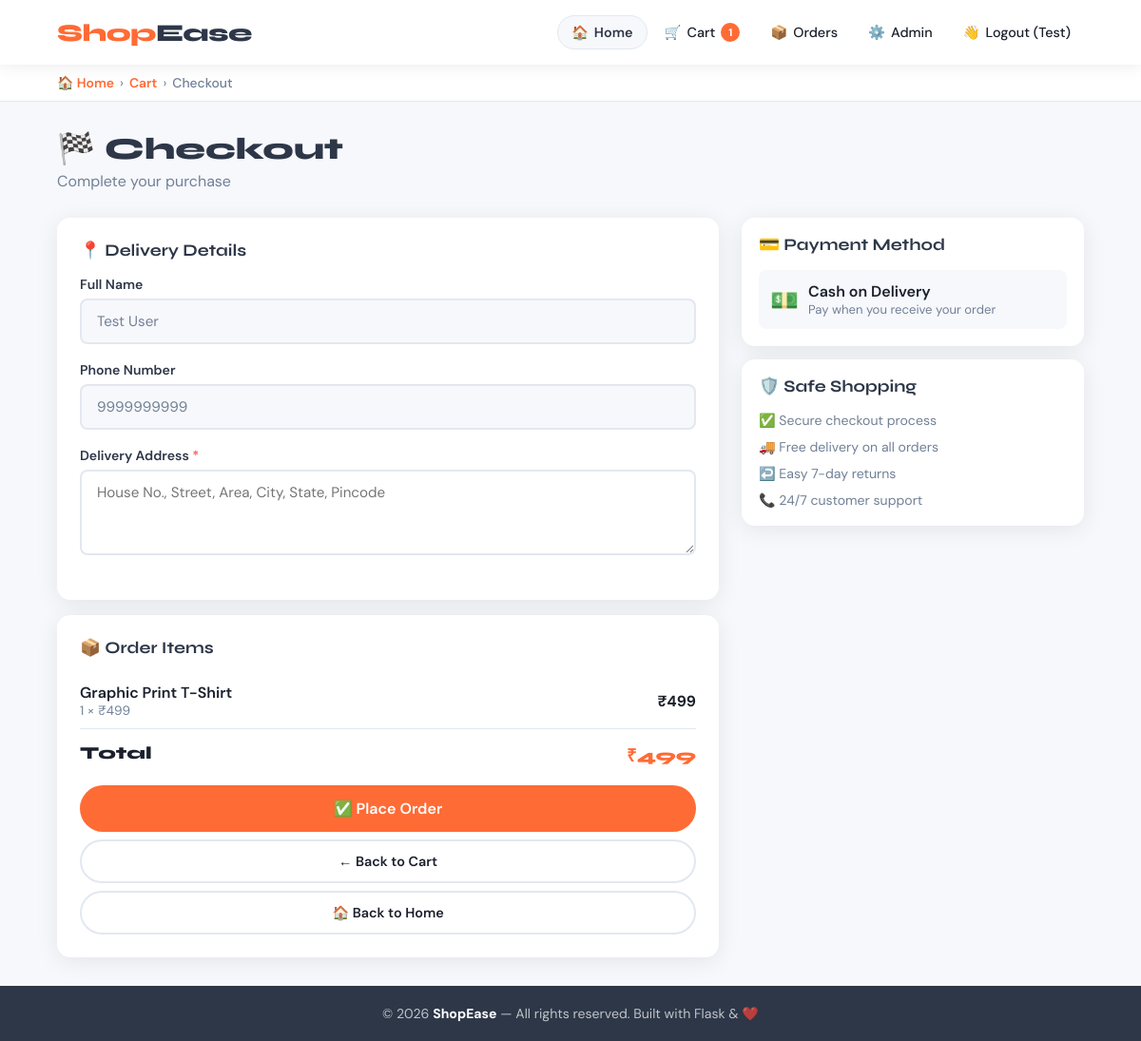
Screenshot of /checkout (signed in) with the database file from the repository.
### tables this page shows
CREATE TABLE cart (
    id INTEGER PRIMARY KEY AUTOINCREMENT, user_phone TEXT,
    product_id INTEGER, quantity INTEGER DEFAULT 1);

CREATE TABLE products (
    id INTEGER PRIMARY KEY AUTOINCREMENT,
    name TEXT NOT NULL, price REAL NOT NULL, image TEXT,
    description TEXT, category TEXT, stock INTEGER DEFAULT 0);

### app.py (the view, shortened to what this page needs)
@app.route('/checkout', methods=['GET', 'POST'])
@login_required
def checkout():
    conn  = get_db()
    items = conn.execute('''
        SELECT c.id, c.quantity, p.id as product_id, p.name, p.price, p.stock
        FROM cart c JOIN products p ON c.product_id = p.id
        WHERE c.user_phone = ?
    ''', (session['user_phone'],)).fetchall()
    if not items:
        flash('Your cart is empty.', 'warning')
        conn.close()
        return redirect(url_for('cart'))
    customer   = conn.execute('SELECT * FROM customers WHERE phone=?', (session['user_phone'],)).fetchone()
    total      = sum(item['price'] * item['quantity'] for item in items)
    cart_count = sum(item['quantity'] for item in items)
    conn.close()
    return render_template('checkout.html', items=items, total=total,
                           customer=customer, cart_count=cart_count)

### app.py (called while the page is built)
def get_db():
    conn = sqlite3.connect(DB_PATH)
    conn.row_factory = sqlite3.Row
    return conn

def login_required(f):
    from functools import wraps
    @wraps(f)
    def decorated(*args, **kwargs):
        if 'user_phone' not in session:
            session['next'] = request.url
            flash('Please login to continue.', 'warning')
            return redirect(url_for('login'))
        return f(*args, **kwargs)
    return decorated

### templates/checkout.html (shortened to what this page needs)
{% extends "base.html" %}
{% block content %}
<div class="breadcrumb-bar">
    <a href="/">🏠 Home</a>
    <span class="sep">›</span>
    <a href="/cart">Cart</a>
    <span class="sep">›</span>
    <span class="current">Checkout</span>
</div>
<div class="main-content">
    <div class="page-header">
        <h1>🏁 Checkout</h1>
        <p>Complete your purchase</p>
    </div>
    <div class="checkout-layout">
        <form method="POST" action="/checkout">
            <div class="card mb-2">
                <div class="card-title">📍 Delivery Details</div>
                <div class="form-group">
                    <label>Full Name</label>
                    <input type="text" class="readonly-field" value="{{ session.user_name }}" readonly>
                </div>
                <div class="form-group">
                    <label>Phone Number</label>
                    <input type="text" class="readonly-field" value="{{ session.user_phone }}" readonly>
                </div>
                <div class="form-group">
                    <label>Delivery Address <span style="color:var(--danger);">*</span></label>
                    <textarea name="address"
                              placeholder="House No., Street, Area, City, State, Pincode"
                              required>{{ customer.address if customer and customer.address else '' }}</textarea>
                </div>
            </div>
            <div class="card">
                <div class="card-title">📦 Order Items</div>
                {% for item in items %}
                <div class="order-item-row">
                    <div>
                        <div class="order-item-name">{{ item.name }}</div>
                        <div class="order-item-meta">{{ item.quantity }} × ₹{{ "%.0f"|format(item.price) }}</div>
                    </div>
                    <div style="font-weight:700;">₹{{ "%.0f"|format(item.price * item.quantity) }}</div>
                </div>
                {% endfor %}
                <div style="display:flex; justify-content:space-between; font-size:1.15rem;
                            font-weight:800; margin-top:14px; font-family:'Syne',sans-serif;">
                    <span>Total</span>
                    <span style="color:var(--primary);">₹{{ "%.0f"|format(total) }}</span>
                </div>
                <button type="submit" class="btn btn-primary btn-block"
                        style="margin-top:20px; padding:14px; font-size:1rem; border-radius:50px;">
                    ✅ Place Order
                </button>
                <a href="/cart" class="btn btn-outline btn-block mt-1"
                   style="padding:12px; font-size:0.9rem; border-radius:50px; text-align:center;">
                    ← Back to Cart
                </a>
                <a href="/" class="btn btn-outline btn-block mt-1"
                   style="padding:12px; font-size:0.9rem; border-radius:50px; text-align:center;">
                    🏠 Back to Home
                </a>
            </div>
        </form>
        <div>
            <div class="info-card">
                <div class="card-title">💳 Payment Method</div>
                <div class="payment-tile">
                    <span style="font-size:1.5rem;">💵</span>
                    <div>
                        <div style="font-weight:600;">Cash on Delivery</div>
                        <div style="font-size:0.82rem; color:var(--text-muted);">Pay when you receive your order</div>
                    </div>
                </div>
            </div>
            <div class="info-card">
                <div class="card-title">🛡️ Safe Shopping</div>
                <div style="display:flex; flex-direction:column; gap:10px; font-size:0.88rem; color:var(--text-muted);">
                    <span>✅ Secure checkout process</span>
                    <span>🚚 Free delivery on all orders</span>
                    <span>↩️ Easy 7-day returns</span>
                    <span>📞 24/7 customer support</span>
                </div>
            </div>
        </div>
    </div>
</div>
{% endblock %}

### templates/base.html (style rules this page uses)
:root { --primary: #FF6B35; --primary-dark: #e55a26; --secondary: #2D3748; --accent: #00C9A7; --bg: #F7F8FC; --white: #ffffff; --text: #1a202c; --text-muted: #718096; --border: #E2E8F0; --card-shadow: 0 4px 24px rgba(0,0,0,0.08); --card-shadow-hover: 0 12px 40px rgba(0,0,0,0.15); --danger: #FC5C65; --success: #26de81; --warning: #FED330; --info: #4FC3F7; --radius: 14px; --radius-sm: 8px; --transition: 0.25s cubic-bezier(0.4, 0, 0.2, 1); }
* { margin: 0; padding: 0; box-sizing: border-box; }
body { font-family: 'DM Sans', sans-serif; background: var(--bg); color: var(--text); min-height: 100vh; display: flex; flex-direction: column; }
.breadcrumb-bar { background: var(--white); padding: 10px 5%; border-bottom: 1px solid var(--border); display: flex; align-items: center; gap: 6px; font-size: 0.87rem; }
.breadcrumb-bar a { color: var(--primary); text-decoration: none; font-weight: 600; }
.breadcrumb-bar .sep { color: var(--text-muted); }
.breadcrumb-bar .current { color: var(--text-muted); font-weight: 500; }
.main-content { padding: 30px 5%; flex: 1; }
.btn { display: inline-flex; align-items: center; justify-content: center; gap: 6px; padding: 10px 20px; border-radius: var(--radius-sm); font-weight: 600; font-size: 0.88rem; cursor: pointer; border: none; font-family: inherit; text-decoration: none; transition: var(--transition); }
.btn-primary { background: var(--primary); color: white; flex: 1; }
.btn-outline { background: transparent; border: 2px solid var(--border); color: var(--text); }
.btn-block { width: 100%; }
.page-header { margin-bottom: 28px; }
.page-header h1 { font-family: 'Syne', sans-serif; font-size: 2rem; font-weight: 800; color: var(--secondary); }
.page-header p { color: var(--text-muted); margin-top: 4px; }
.card { background: var(--white); border-radius: var(--radius); box-shadow: var(--card-shadow); padding: 24px; }
.card-title { font-family: 'Syne', sans-serif; font-size: 1.1rem; font-weight: 700; margin-bottom: 16px; color: var(--secondary); }
.form-group { margin-bottom: 18px; }
label { display: block; font-weight: 600; font-size: 0.88rem; margin-bottom: 6px; color: var(--secondary); }
input[type="text"], input[type="email"], input[type="number"], input[type="url"], textarea, select { width: 100%; padding: 12px 16px; border: 2px solid var(--border); border-radius: var(--radius-sm); font-family: inherit; font-size: 0.95rem; outline: none; transition: var(--transition); background: white; }
textarea { resize: vertical; min-height: 90px; }
.mt-1 { margin-top: 8px; }
.mb-2 { margin-bottom: 16px; }

### templates/checkout.html (style rules this page uses)
.checkout-layout { display: grid; grid-template-columns: 1fr 360px; gap: 24px; align-items: start; }
.readonly-field { background: var(--bg) !important; color: var(--text-muted); }
.order-item-row { display: flex; justify-content: space-between; align-items: center; padding: 10px 0; border-bottom: 1px solid var(--border); }
.order-item-name { font-weight: 600; }
.order-item-meta { font-size: 0.85rem; color: var(--text-muted); }
.info-card { background: var(--white); border-radius: var(--radius); box-shadow: var(--card-shadow); padding: 18px; margin-bottom: 14px; }
.payment-tile { display: flex; align-items: center; gap: 10px; padding: 12px; background: var(--bg); border-radius: var(--radius-sm); }

### rows the page displays
cart: name "Graphic Print T-Shirt", quantity "1"
products: price "499", item.price*item.quantity "499"

### other values shown
{{ cart_count }} "1"
{{ session.user_name.split()[0] }} "Test"
{{ "%.0f"|format(total) }} "499"
